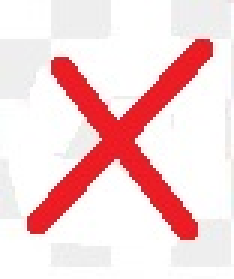
#> input picture cross.jpg, 78 x 93 px (shown 3 times larger)
$ python img_chk.py cross.jpg
#> lines starting #> are read from the running program, lines starting #| are printed output that depends on the picture; after the words box and inside, x2 and y2 are one past the last pixel; in counts of white or black regions, pixels touching at a corner belong together
#> in to_chk, img is the input picture: shape (93, 78, 3); mean B, G, R 214.3, 213, 245.7
#!/usr/bin/python3

import sys
import pytesseract as tsr
import cv2
import numpy as np
import imutils

# [42 lines left out: function test1, not called in this run]

def get_name():
    if len(sys.argv[1:]) == 1:
        return sys.argv[1]
    else:
        print('wrong arguments')
        exit(1)

def test2(img):
    clone = img.copy()

    # Преобразовать в оттенки серого.
    gray = cv2.cvtColor(clone, cv2.COLOR_BGR2GRAY)
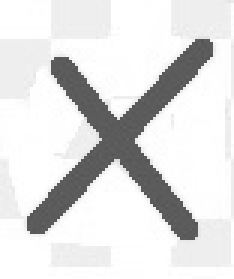
#> gray: shape (93, 78) (shown 3 times larger); min 84, max 255, mean 222.9

    # Blur используя ядро 3 * 3.
    gray_blurred = cv2.blur(gray, (3, 3))
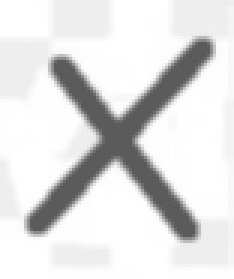
#> gray_blurred: shape (93, 78) (shown 3 times larger); min 90, max 255, mean 222.9

    # Применить преобразование Хафа на размытое изображение.
    detected_circles = cv2.HoughCircles(gray_blurred,
                       cv2.HOUGH_GRADIENT, 1, 20, param1 = 50,
                       param2 = 30, minRadius = 5, maxRadius = 40)
#> detected_circles = None

    # Нарисуйте круги, которые обнаружены.
    if detected_circles is not None:
        # Преобразовать параметры круга a, b и r в целые числа.
        detected_circles = np.uint16(np.around(detected_circles))
    return detected_circles

def test3(img):
    clone = img.copy()
    gray = cv2.cvtColor(clone, cv2.COLOR_BGR2GRAY)
    canny = cv2.Canny(gray, 20, 250, apertureSize = 3)
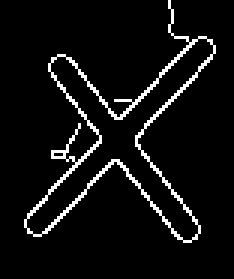
#> canny: shape (93, 78) (shown 3 times larger); 6.1% white in thin lines or dots, all inside (x1, y1, x2, y2) = (8, 0, 72, 81)
    lines = cv2.HoughLines(canny, 1, np.pi/180, 10, 10, 120)
#> lines = 453 rows, first 8: [64, 0.768], [56, 0.75], [2, 2.48], [-6, 2.48], [1, 2.5], [-7, 2.5], [3, 2.46], [-5, 2.46]
    _lines = lines.tolist()
    if len(_lines) > 1:
        return 'x'
    else:
        return None

def to_chk(file_name=None):
    if file_name is None:
        file_name = get_name()
    img = cv2.imread(file_name, cv2.IMREAD_COLOR)
    res = test2(img)
    if res is not None and len(res[0]) == 1:
        return 'o'
    else:
        res = test3(img)
#> res = 'x'
        if res is not None:
            return res
    return 'Check error'

if __name__ == '__main__':
        to_chk()
#> (the run stopped early here; a loop or call above may not have finished)

$ run again, on zer2.jpg
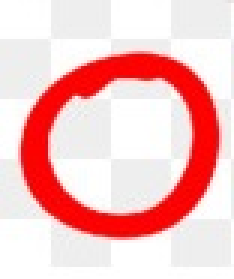
#> input picture zer2.jpg, 78 x 93 px (shown 3 times larger)
#> in to_chk, img is the input picture: shape (93, 78, 3); mean B, G, R 194.5, 194.6, 245.8
#> in test2, `gray = cv2.cvtColor(clone, cv2.COLOR_BGR2GRAY)`:
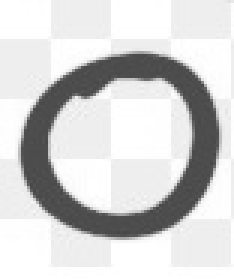
#> gray: shape (93, 78) (shown 3 times larger); min 69, max 255, mean 209.9
#> in test2, `gray_blurred = cv2.blur(gray, (3, 3))`:
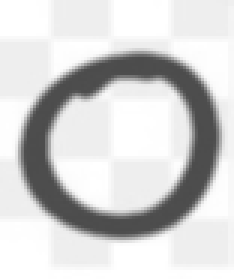
#> gray_blurred: shape (93, 78) (shown 3 times larger); min 75, max 255, mean 209.9
#> in test2, `detected_circles = cv2.HoughCircles(gray_blurred, cv2.HOUGH_GRADIENT, ..`: detected_circles = [[35.5, 49.5, 29.4]]
#> in test2, `detected_circles = np.uint16(np.around(detected_circles))`: detected_circles = [[36, 50, 29]]
